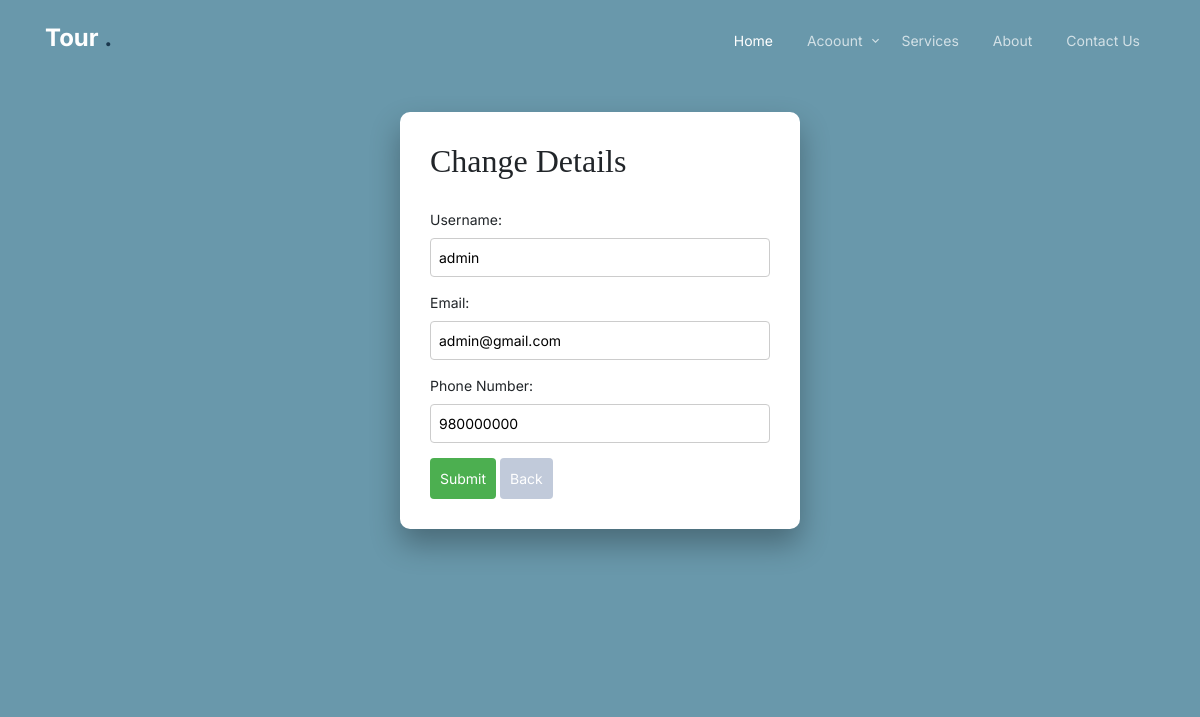
The page /user/edit_user/ (signed in) on the database its author committed.
### account/models.py (models this page shows, shortened)
class User(AbstractBaseUser, PermissionsMixin):
    email = models.EmailField(
        verbose_name="Email",
        max_length=255,
        unique=True,
    )
    tc = models.IntegerField(default=0)
    ph = models.CharField(max_length=20)
    username = models.CharField(max_length=200)
    is_active = models.BooleanField(default=False)
    is_admin = models.BooleanField(default=False)
    is_customer_user = models.BooleanField(default=False)
    is_merchant = models.BooleanField(default=False)
    is_staff_member = models.BooleanField(default=False)
    created_at = models.DateTimeField(auto_now_add=True)
    updated_at = models.DateTimeField(auto_now=True)
    objects = UserManager()
    USERNAME_FIELD = "email"
    REQUIRED_FIELDS = ['username', 'ph']
    '''def has_perm(self, perm, obj=None):
        "Does the user have a specific permission?"
        # Simplest possible answer: Yes, always
        return True'''
    '''def has_module_perms(self, app_label):
        "Does the user have permissions to view the app `app_label`?"
        # Simplest possible answer: Yes, always
        return True'''

### account/views.py (the view, shortened to what this page needs)
# urls.py: path('edit_user/',Edit_user.as_view(),name='edit_user'),
@method_decorator(login_required(login_url='Login'), name='dispatch')
class Edit_user(View):
    def get(self, request, *args, **kwargs):
        return render(request,'account/edit_user.html')

### templates/account/edit_user.html (shortened to what this page needs)
{% extends 'setup/base.html' %}
{% load static %}
{%block header %}
{% include "setup/nav.html" %}
{% endblock %}
{% block content %}
<div class="hero">
    <div class="container">
    <form id="signupForm" class="form" method="post">
        <h2>Change Details</h2>
        <br>
        <div class="input-group">
            <label for="email">Username:</label>
            <input type="text" id="email" type="Password" name="username" value="{{request.user.username}}" required>
        </div>
        <div class="input-group">
            <label for="email">Email:</label>
            <input type="email" id="email" type="Password" name="email" value="{{request.user.email}}" required>
        </div>
        <div class="input-group">
            <label for="email">Phone Number:</label>
            <input type="number" id="email" type="Password" name="ph" value="{{request.user.ph}}" required>
        </div>
        <button type="submit">Submit</button>
        <a href='{% url "user_details" %}'><button type="button">Back</button></a>
    </form>
  </div>
</div>
{% endblock %}

### static/css/style.css (style rules this page uses)
body { font-family: "Inter", sans-serif; line-height: 1.5; background: #ffffff; overflow-x: hidden; font-size: 14px; }
body:before { content: ""; position: fixed; top: 0; left: 0; z-index: 99; right: 0; bottom: 0; background: rgba(0, 0, 0, 0.2); opacity: 0; visibility: hidden; -webkit-transition: .3s all ease; -o-transition: .3s all ease; transition: .3s all ease; }
a { color: #1A374D; -webkit-transition: .3s all ease; -o-transition: .3s all ease; transition: .3s all ease; }
h1, .h1, h2, .h2, h3, .h3, h4, .h4 { font-family: "Source Serif Pro", serif; }
.hero { padding: 7rem 0 10rem 0; background: #6998AB; margin-bottom: 100px; }
.form { position: relative; -webkit-box-shadow: 0 15px 30px 0 rgba(0, 0, 0, 0.3); box-shadow: 0 15px 30px 0 rgba(0, 0, 0, 0.3); border-radius: 10px; z-index: 9; padding: 30px; background: #ffffff; }

### rows shown on the page
User: username "admin", email "admin@gmail.com", ph "980000000"
